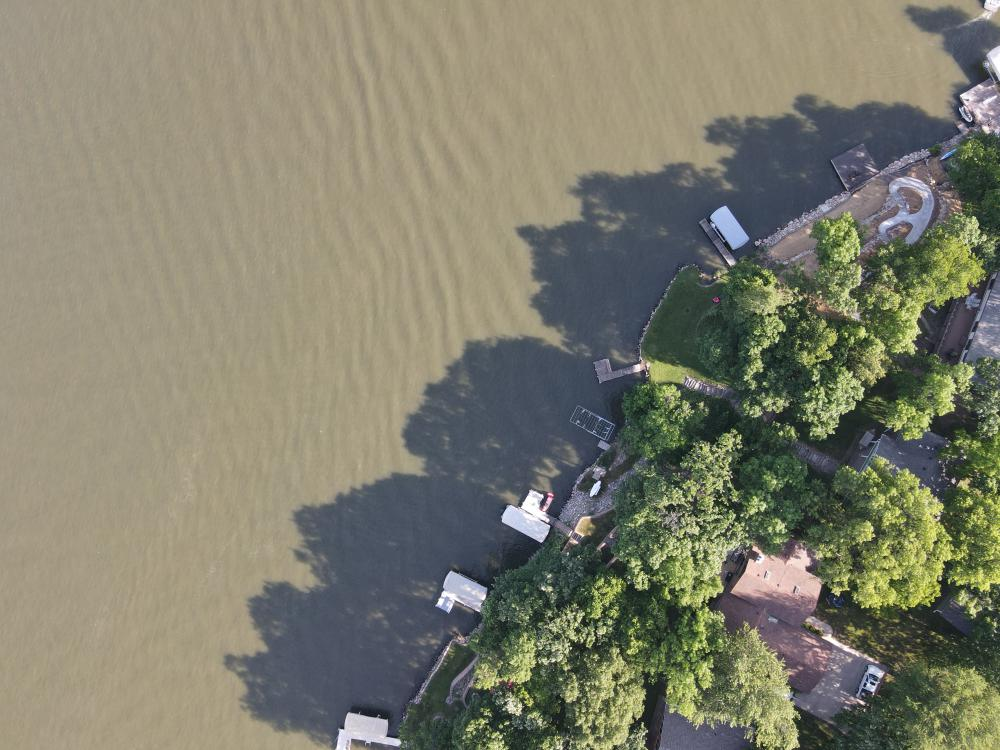
#> input picture library/examples/assets/aerial_maritime/images/DJI_0261_JPG.rf.7e8b8b9fe532e59a56ba97e6deaa77b5.jpg, 1000 x 750 px
$ jupyter execute --allow-errors sam3_aerial_maritime_example.ipynb
#> lines starting #> are read from the running program, lines starting #| are printed output that depends on the picture; after the words box and inside, x2 and y2 are one past the last pixel; in counts of white or black regions, pixels touching at a corner belong together
### library/src/instantlearn/data/utils/image.py
# Copyright (C) 2025 Intel Corporation
# SPDX-License-Identifier: Apache-2.0

"""Numpy image utilities for InstantLearn datasets.

This module is backend-neutral and imports zero torch. It reads images and
masks as numpy arrays. Torch-tensor loaders live in
:mod:`instantlearn.data.torch.image`.
"""

from __future__ import annotations

import io
from pathlib import Path
from urllib.parse import urlparse
from urllib.request import urlopen

import numpy as np
from PIL import Image as PILImage


# [83 lines left out: functions _is_url, _open_image, read_image, read_mask, not called in this run]
#> in _open_image, returned value is the input picture: PIL image 1000x750 RGB; mean R, G, B 126.9, 125.9, 108.4
    return np.array(pil_image, dtype=np.uint8)


def read_mask(path: str | Path) -> np.ndarray:
    """Read a mask from a local file or URL as a numpy array.

    Args:
        path: Local file path or URL to the mask.

    Returns:
        Loaded mask as a numpy array in HW format, dtype uint8.

    Note:
            The mask is binarized to 0 (background) and 1 (foreground).
            Any non-zero pixel value in the input is treated as foreground.

    Raises:
        FileNotFoundError: If a local mask file does not exist.

    Example:
        >>> mask = read_mask("path/to/mask.png")
        >>> mask.shape
        (224, 224)
        >>> np.unique(mask)
        array([0, 1])
    """
    pil_image = _open_image(path, mode="L")
    mask_array = np.array(pil_image, dtype=np.uint8)

    # Binarize: any non-zero value becomes 1
    return (mask_array > 0).astype(np.uint8)

### library/examples/sam3_aerial_maritime_example.ipynb
[cell 1]
# Copyright (C) 2025-2026 Intel Corporation
# SPDX-License-Identifier: Apache-2.0

# SAM3 Usage Guide: Aerial Maritime Image Segmentation

This notebook demonstrates how to use `instantlearn.SAM3` for zero-shot segmentation on aerial maritime images.

SAM3 supports two types of prompts:
1. **Text prompts**: Provide category names (e.g., "boat", "car")
2. **Box prompts**: Provide bounding boxes to segment specific objects

**Important**: SAM3 is a zero-shot model - it does NOT require a learning phase. You can directly use it for inference!

[cell 2]
# Import required libraries
from pathlib import Path

import cv2
import matplotlib.pyplot as plt
import numpy as np

from instantlearn.data.base import Category, Sample
from instantlearn.data.utils.image import read_image
from instantlearn.models import SAM3
from instantlearn.visualizer import render_predictions

[cell 3]
# Load the aerial maritime image
image_path = "assets/aerial_maritime/images/DJI_0261_JPG.rf.7e8b8b9fe532e59a56ba97e6deaa77b5.jpg"
image = read_image(image_path)

# Display the original image
plt.figure(figsize=(12, 8))
plt.imshow(image)
plt.axis("off")
plt.title("Original Aerial Maritime Image")
plt.show()

print(f"Image shape: {image.shape}")
#| Image shape: (750, 1000, 3)
print(f"Image size: {image.shape[1]}x{image.shape[0]}")
#| Image size: 1000x750

## Example 1: Text Prompt with Categories

In this example, we'll use text prompts to segment multiple object categories in the image. SAM3 will automatically detect and segment all instances of each category.

#> (a cell that did not finish here is left out)

[cell 5]
# Example 1: Text prompt with multiple categories
categories = ["boat", "jetski", "lift", "car", "dock"]

# Create a sample with text prompts
#> (the rest of this cell did not finish here and is left out)

[cell 6]
# Visualize the results with text prompts
# Define colors for each category
category_colors = {
    0: [255, 0, 0],  # Red
    1: [0, 255, 0],  # Green
    2: [0, 0, 255],  # Blue
    3: [255, 165, 0],  # Orange
    4: [128, 0, 128],  # Purple
}

# Visualize and save
#> (the rest of this cell did not finish here and is left out)

## Example 2: Single Box Prompt

**Note**: The provided box `[500, 500, 550, 550]` appears to be in XYXY format `[x1, y1, x2, y2]`.

[cell 7]
# Example 2: Box prompt
# The provided box is in XYXY format [x1, y1, x2, y2]
box_xyxy = [500, 500, 550, 550]

# Visualize the box on the image
image_np = image.copy()
x1, y1, x2, y2 = box_xyxy
cv2.rectangle(image_np, (x1, y1), (x2, y2), (0, 255, 0), 3)
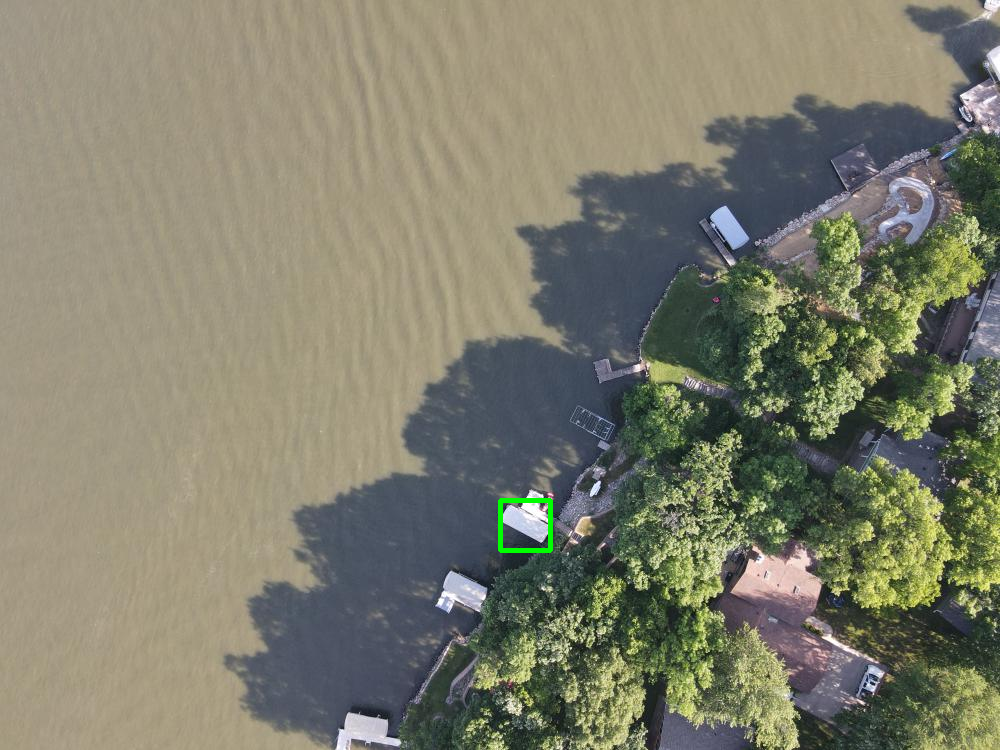
#> image_np: shape (750, 1000, 3); 0.13% of pixels changed, all inside (x1, y1, x2, y2) = (498, 498, 553, 553)

plt.figure(figsize=(12, 8))
plt.imshow(image_np)
plt.axis("off")
plt.title(f"Input Box Prompt: [{x1}, {y1}, {x2}, {y2}]")
plt.show()


$ run again, with library/examples/assets/aerial_maritime/images/DJI_0264_JPG.rf.7cfead6872e6ae92d5d5ae9e497805e4.jpg copied over library/examples/assets/aerial_maritime/images/DJI_0261_JPG.rf.7e8b8b9fe532e59a56ba97e6deaa77b5.jpg
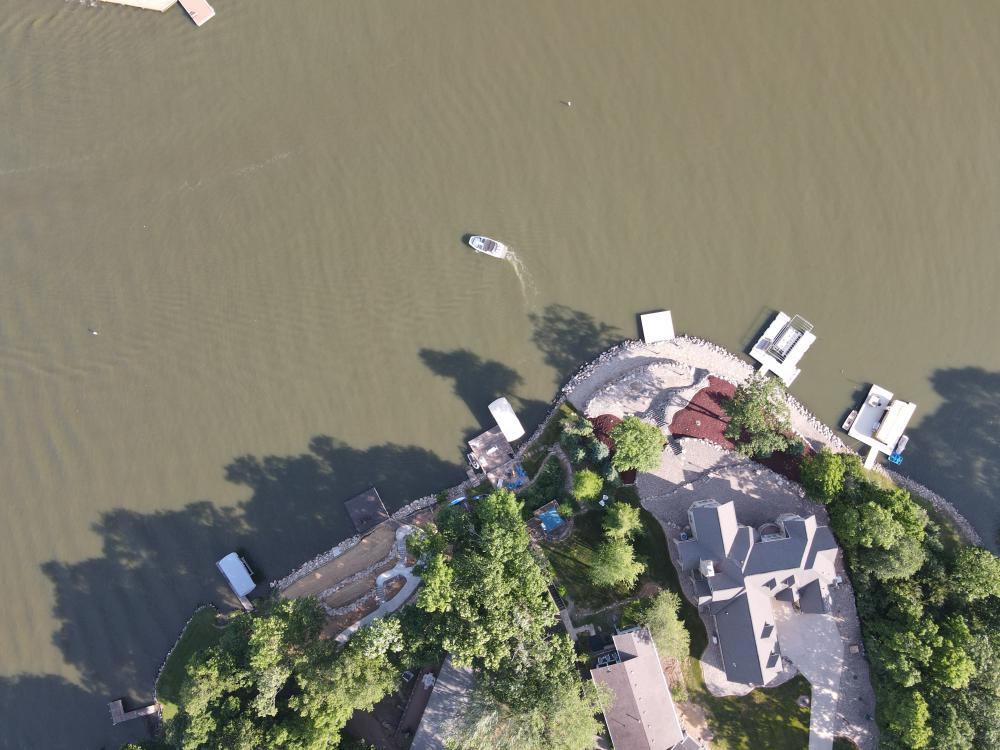
#> input picture library/examples/assets/aerial_maritime/images/DJI_0264_JPG.rf.7cfead6872e6ae92d5d5ae9e497805e4.jpg, 1000 x 750 px
#> in _open_image, returned value is the input picture: PIL image 1000x750 RGB; mean R, G, B 127.3, 125.1, 110.2
#| Image shape: (750, 1000, 3)
#| Image size: 1000x750
#> `cv2.rectangle(image_np, (x1, y1), (x2, y2), (0, 255, 0), 3)`:
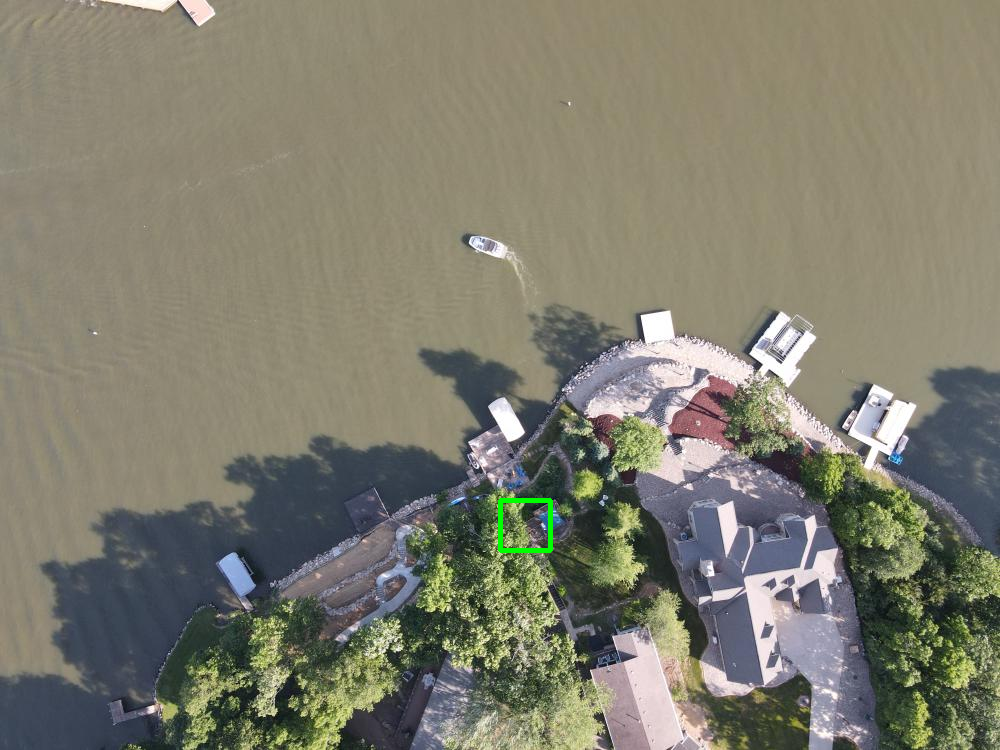
#> image_np: shape (750, 1000, 3); 0.13% of pixels changed, all inside (x1, y1, x2, y2) = (498, 498, 553, 553)

$ run again, with library/examples/assets/aerial_maritime/images/DJI_0266_JPG.rf.cf4952a29ca69c178fb5609568e016ab.jpg copied over library/examples/assets/aerial_maritime/images/DJI_0261_JPG.rf.7e8b8b9fe532e59a56ba97e6deaa77b5.jpg
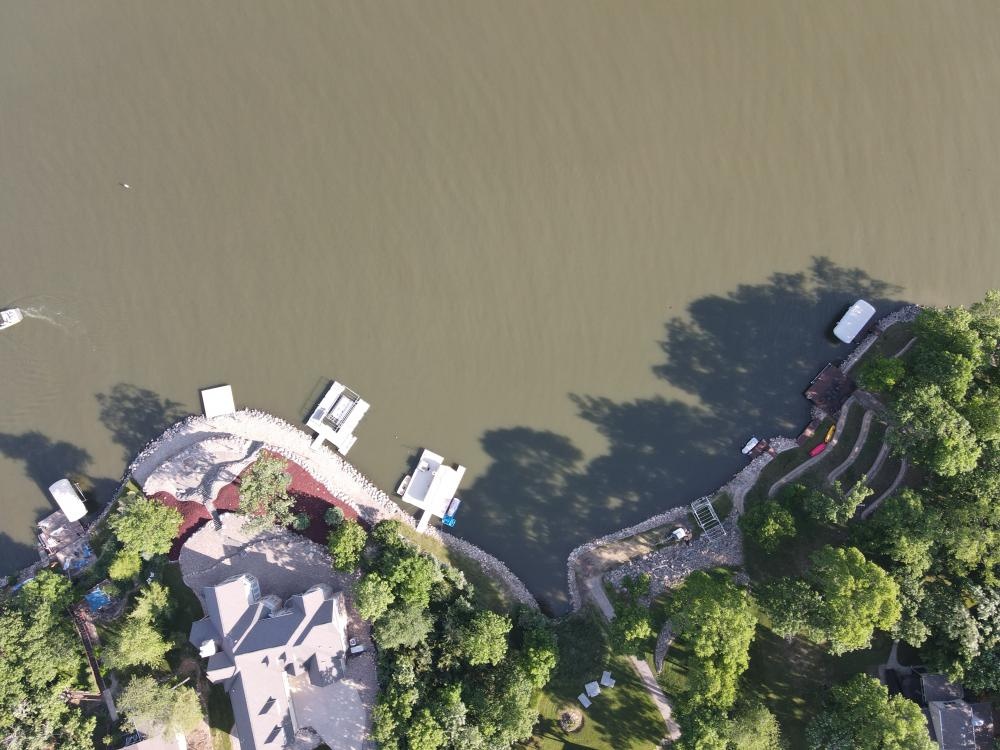
#> input picture library/examples/assets/aerial_maritime/images/DJI_0266_JPG.rf.cf4952a29ca69c178fb5609568e016ab.jpg, 1000 x 750 px
#> in _open_image, returned value is the input picture: PIL image 1000x750 RGB; mean R, G, B 123.8, 122.7, 106.9
#| Image shape: (750, 1000, 3)
#| Image size: 1000x750
#> `cv2.rectangle(image_np, (x1, y1), (x2, y2), (0, 255, 0), 3)`:
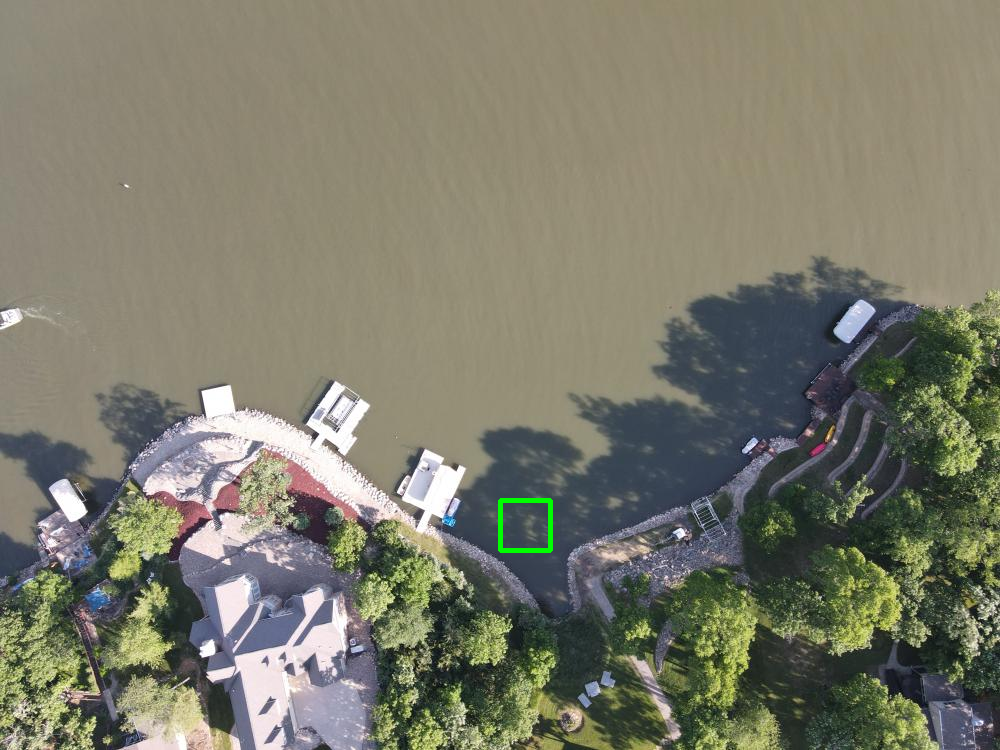
#> image_np: shape (750, 1000, 3); 0.13% of pixels changed, all inside (x1, y1, x2, y2) = (498, 498, 553, 553)

$ run again, with library/examples/assets/aerial_maritime/images/DJI_0268_JPG.rf.577e44c6168a7c774eb2ebdf3dd4a23e.jpg copied over library/examples/assets/aerial_maritime/images/DJI_0261_JPG.rf.7e8b8b9fe532e59a56ba97e6deaa77b5.jpg
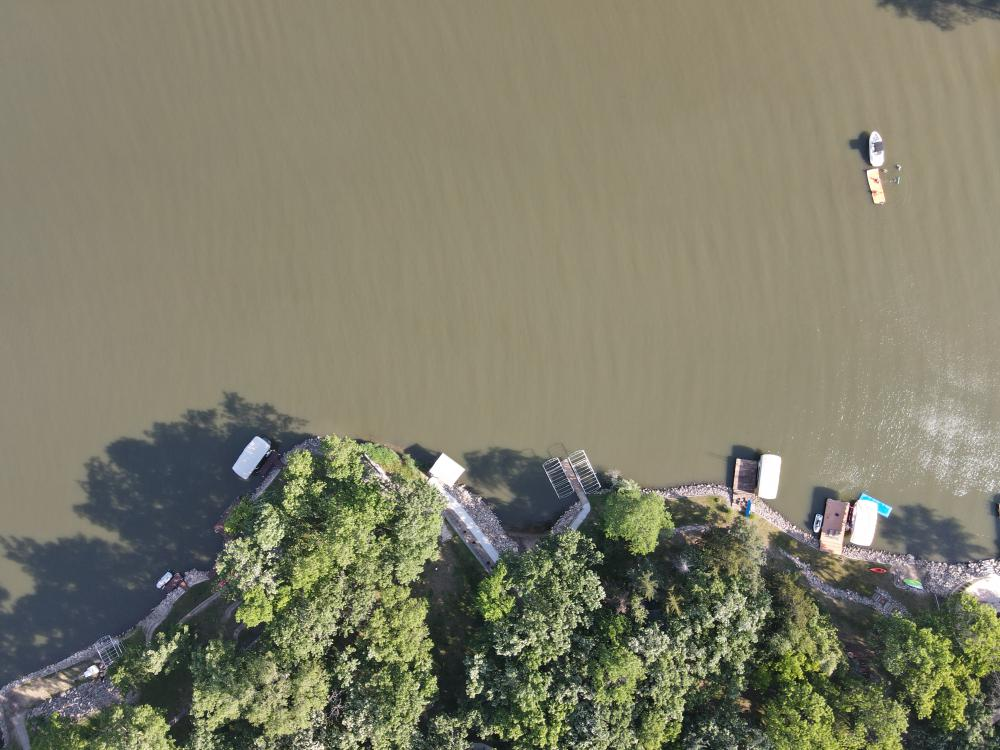
#> input picture library/examples/assets/aerial_maritime/images/DJI_0268_JPG.rf.577e44c6168a7c774eb2ebdf3dd4a23e.jpg, 1000 x 750 px
#> in _open_image, returned value is the input picture: PIL image 1000x750 RGB; mean R, G, B 127.9, 126.3, 106
#| Image shape: (750, 1000, 3)
#| Image size: 1000x750
#> `cv2.rectangle(image_np, (x1, y1), (x2, y2), (0, 255, 0), 3)`:
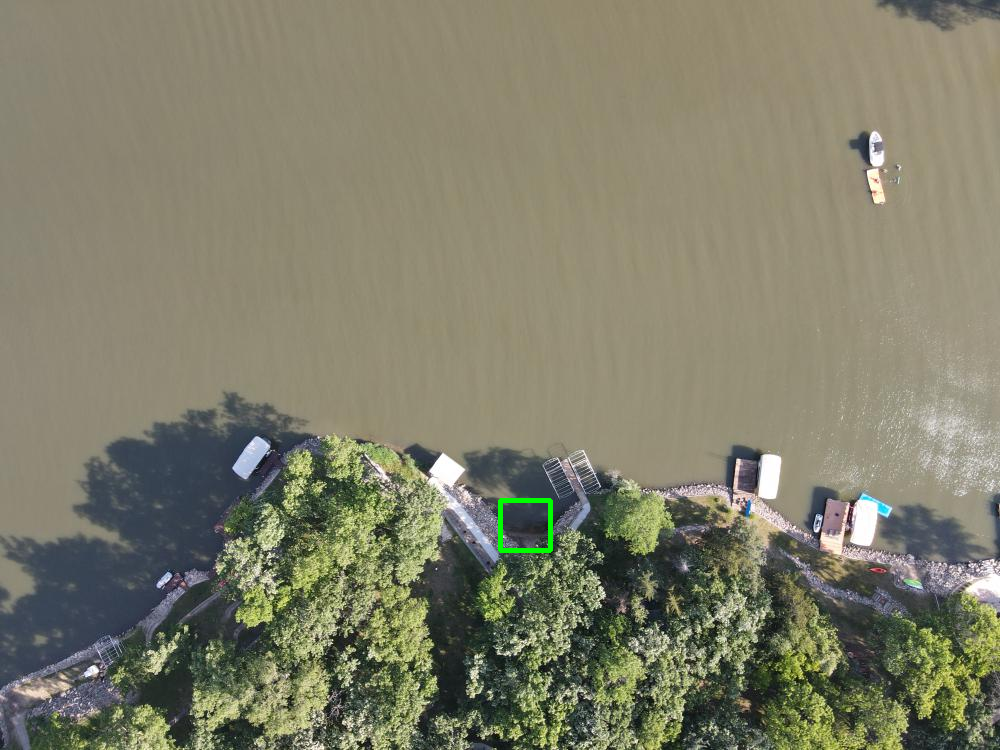
#> image_np: shape (750, 1000, 3); 0.13% of pixels changed, all inside (x1, y1, x2, y2) = (498, 498, 553, 553)
